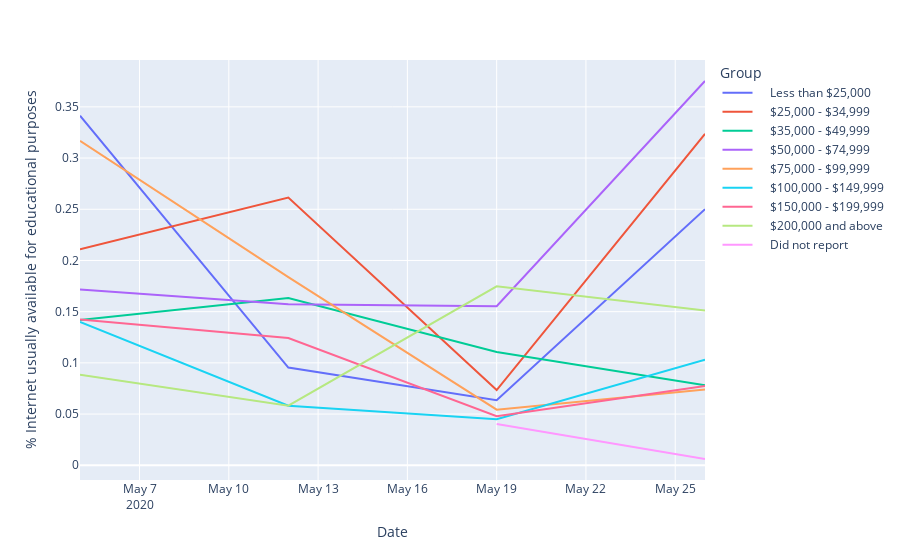

The cell this chart's notebook holds for it:
### Code cell
income_df["% Internet usually available for educational purposes"] = income_df["Internet usually available for educational purposes"]/income_df["Total"]

fig = px.line(income_df, x = "Date", y = "% Internet usually available for educational purposes", color = "Group")
fig.show()

### Figure 1 — Plotly figure (JSON) as saved in the notebook; plotly's stock layout.template omitted (floating-point values rounded to 4 significant figures)
{"data": [{"hovertemplate": "Group=    Less than $25,000<br>Date=%{x}<br>% Internet usually available for educational purposes=%{y}<extra></extra>", "legendgroup": "    Less than $25,000", "line": {"color": "#636efa", "dash": "solid"}, "mode": "lines", "name": "    Less than $25,000", "orientation": "v", "showlegend": true, "type": "scatter", "x": ["2020-05-05", "2020-05-12", "2020-05-19", "2020-05-26"], "xaxis": "x", "y": [0.3413, 0.09545, 0.06352, 0.25], "yaxis": "y"}, {"hovertemplate": "Group=    $25,000 - $34,999<br>Date=%{x}<br>% Internet usually available for educational purposes=%{y}<extra></extra>", "legendgroup": "    $25,000 - $34,999", "line": {"color": "#EF553B", "dash": "solid"}, "mode": "lines", "name": "    $25,000 - $34,999", "orientation": "v", "showlegend": true, "type": "scatter", "x": ["2020-05-05", "2020-05-12", "2020-05-19", "2020-05-26"], "xaxis": "x", "y": [0.2108, 0.2615, 0.07345, 0.3237], "yaxis": "y"}, {"hovertemplate": "Group=    $35,000 - $49,999<br>Date=%{x}<br>% Internet usually available for educational purposes=%{y}<extra></extra>", "legendgroup": "    $35,000 - $49,999", "line": {"color": "#00cc96", "dash": "solid"}, "mode": "lines", "name": "    $35,000 - $49,999", "orientation": "v", "showlegend": true, "type": "scatter", "x": ["2020-05-05", "2020-05-12", "2020-05-19", "2020-05-26"], "xaxis": "x", "y": [0.1418, 0.1632, 0.1106, 0.07803], "yaxis": "y"}, {"hovertemplate": "Group=    $50,000 - $74,999<br>Date=%{x}<br>% Internet usually available for educational purposes=%{y}<extra></extra>", "legendgroup": "    $50,000 - $74,999", "line": {"color": "#ab63fa", "dash": "solid"}, "mode": "lines", "name": "    $50,000 - $74,999", "orientation": "v", "showlegend": true, "type": "scatter", "x": ["2020-05-05", "2020-05-12", "2020-05-19", "2020-05-26"], "xaxis": "x", "y": [0.1716, 0.1572, 0.1554, 0.3753], "yaxis": "y"}, {"hovertemplate": "Group=    $75,000 - $99,999<br>Date=%{x}<br>% Internet usually available for educational purposes=%{y}<extra></extra>", "legendgroup": "    $75,000 - $99,999", "line": {"color": "#FFA15A", "dash": "solid"}, "mode": "lines", "name": "    $75,000 - $99,999", "orientation": "v", "showlegend": true, "type": "scatter", "x": ["2020-05-05", "2020-05-12", "2020-05-19", "2020-05-26"], "xaxis": "x", "y": [0.3167, 0.1837, 0.0543, 0.07399], "yaxis": "y"}, {"hovertemplate": "Group=    $100,000 - $149,999<br>Date=%{x}<br>% Internet usually available for educational purposes=%{y}<extra></extra>", "legendgroup": "    $100,000 - $149,999", "line": {"color": "#19d3f3", "dash": "solid"}, "mode": "lines", "name": "    $100,000 - $149,999", "orientation": "v", "showlegend": true, "type": "scatter", "x": ["2020-05-05", "2020-05-12", "2020-05-19", "2020-05-26"], "xaxis": "x", "y": [0.14, 0.05815, 0.04487, 0.1031], "yaxis": "y"}, {"hovertemplate": "Group=    $150,000 - $199,999<br>Date=%{x}<br>% Internet usually available for educational purposes=%{y}<extra></extra>", "legendgroup": "    $150,000 - $199,999", "line": {"color": "#FF6692", "dash": "solid"}, "mode": "lines", "name": "    $150,000 - $199,999", "orientation": "v", "showlegend": true, "type": "scatter", "x": ["2020-05-05", "2020-05-12", "2020-05-19", "2020-05-26"], "xaxis": "x", "y": [0.1423, 0.1242, 0.04797, 0.07747], "yaxis": "y"}, {"hovertemplate": "Group=    $200,000 and above<br>Date=%{x}<br>% Internet usually available for educational purposes=%{y}<extra></extra>", "legendgroup": "    $200,000 and above", "line": {"color": "#B6E880", "dash": "solid"}, "mode": "lines", "name": "    $200,000 and above", "orientation": "v", "showlegend": true, "type": "scatter", "x": ["2020-05-05", "2020-05-12", "2020-05-19", "2020-05-26"], "xaxis": "x", "y": [0.08848, 0.05821, 0.1748, 0.1512], "yaxis": "y"}, {"hovertemplate": "Group=    Did not report<br>Date=%{x}<br>% Internet usually available for educational purposes=%{y}<extra></extra>", "legendgroup": "    Did not report", "line": {"color": "#FF97FF", "dash": "solid"}, "mode": "lines", "name": "    Did not report", "orientation": "v", "showlegend": true, "type": "scatter", "x": ["2020-05-05", "2020-05-12", "2020-05-19", "2020-05-26"], "xaxis": "x", "y": [0.1409, null, 0.04038, 0.006117], "yaxis": "y"}], "layout": {"autosize": true, "legend": {"title": {"text": "Group"}, "tracegroupgap": 0}, "margin": {"t": 60}, "xaxis": {"anchor": "y", "autorange": true, "domain": [0, 1], "range": ["2020-05-05", "2020-05-26"], "title": {"text": "Date"}, "type": "date"}, "yaxis": {"anchor": "x", "autorange": true, "domain": [0, 1], "range": [-0.01439, 0.3958], "title": {"text": "% Internet usually available for educational purposes"}, "type": "linear"}}}
